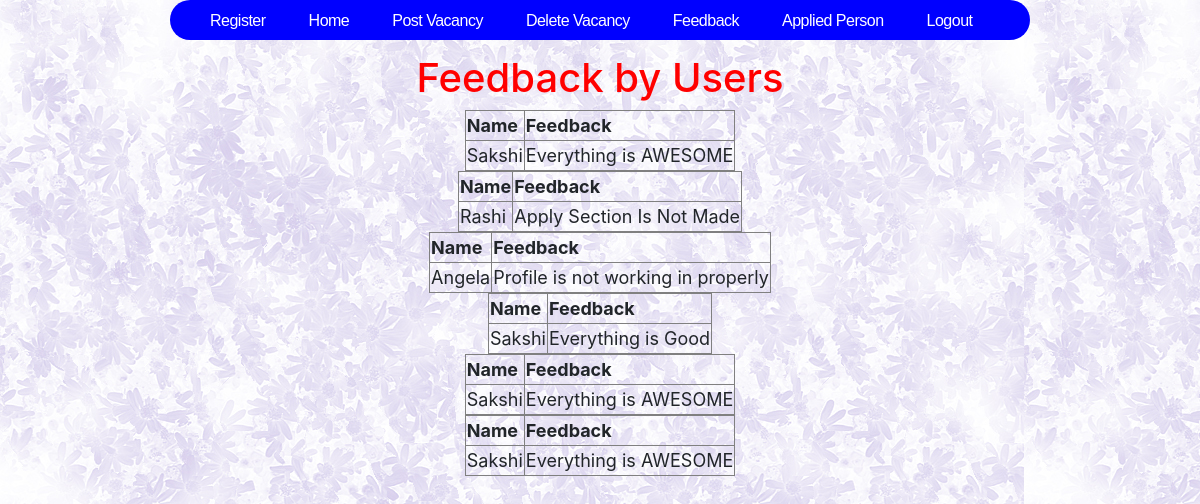
The page /feed.php (signed in) on the database its author committed.
### tables this page shows
CREATE TABLE IF NOT EXISTS `feedback` (
  `name` varchar(20) NOT NULL,
  `feed` varchar(50) NOT NULL
);

### includes/db.php (called while the page is built)
<?php
	$host="localhost";
	$dbUsername="root";
	$dbPassword="";
	$dbname="job";
	$con=Mysql_connect($host,$dbUsername,$dbPassword);
	$dat=mysql_select_db($dbname,$con);
?>

### feed.php (the view, shortened to what this page needs)
<!DOCTYPE html>
<head>
<?php
include("includes/head.php");
?>
</head>
<div id="outer">
	<div id="header">
		<div id="menu">
<?php
include("includes/menu.php");
?>
</div>
</div>
<h1 align="center" style="color:red">Feedback by Users</h1>
</html>
<?php
	include("includes/db.php");
	if($dat)
	{
	$sql="select * from feedback";
	$res=mysql_query($sql);
	if($res)
		while($row=mysql_fetch_array($res,MYSQL_ASSOC))
			echo "<table align='center' border='1px' style='font-size:18px'><tr><th>Name</th><th>Feedback</th></tr><tr><td>".$row['name']."</td><td>".$row['feed']."</td></tr></table>";
	}
?>

### my.css (style rules this page uses)
body { margin-top: 20px; padding: 0; font-family: "Trebuchet MS", Arial, Helvetica, sans-serif; font-size: 13px; background: url(images/mainback.jpg); color: black; }
#outer { height:400px; width:860px; margin:0 auto; }
#header { width: 860px; height: 40px; margin: 0 auto; background:blue; border-radius:20px; }
#menu { float: left; width: 860px; height: 54px; }

### rows shown on the page
feedback: name "Sakshi", feed "Everything is AWESOME"
feedback: name "Rashi", feed "Apply Section Is Not Made"
feedback: name "Angela", feed "Profile is not working in properly"
feedback: name "Sakshi", feed "Everything is Good"
feedback: name "Sakshi", feed "Everything is AWESOME"
feedback: name "Sakshi", feed "Everything is AWESOME"
